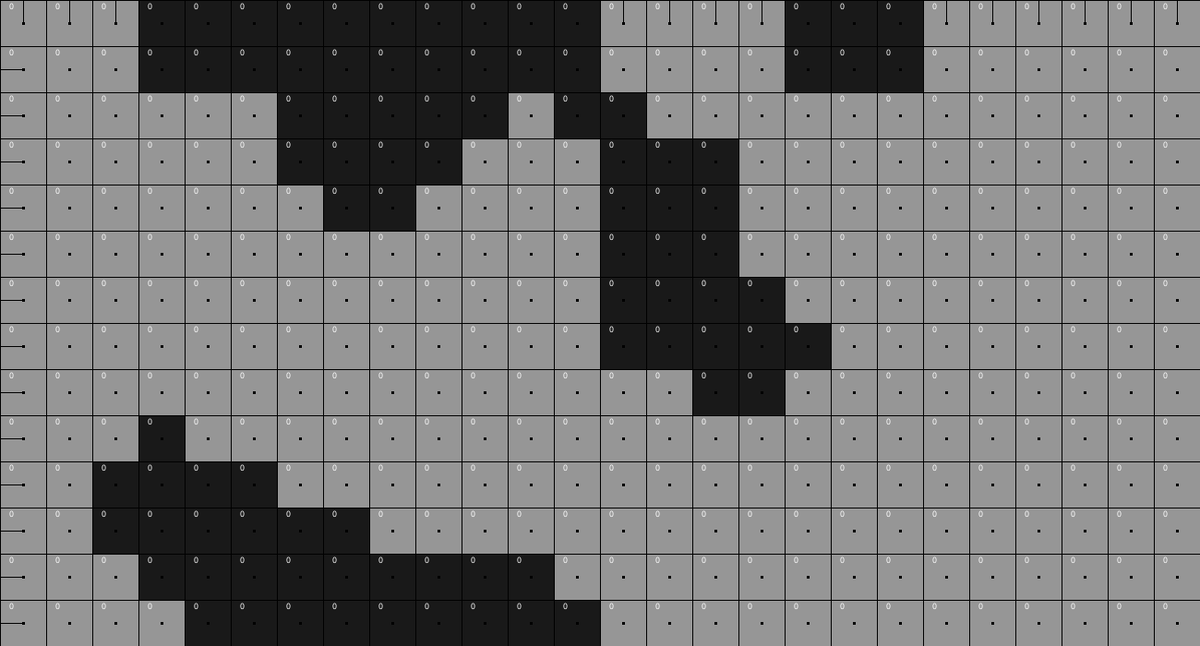
Frame 1 (no input)
Frame 60 (the mouse pressed at the canvas centre just before this capture): identical to frame 1, image omitted
Frame 120 (the mouse held since frame 60 and released just before this capture): identical to frame 1, image omitted

The Processing sketch that drew this single still picture (run headless with seeded random() and noise(); from frame 60 on, the mouse is pressed at the canvas centre):

// Processing sketch: FlowPath
// ── FlowPath.pde
float scale;
float xPan;
float yPan;
float truMouseX;
float truMouseY;
int gridScale;
Grid griddle;
void setup () {
  size(1300, 700);
  gridScale = 50;
  griddle = new Grid(0, 0, 75, 75);
  xPan = width/2;
  yPan = height/2;
  scale = 1;
  noiseDetail(8, .6);
  int x = int(random(2147483647));
  println(x);
  noiseSeed(x);
}

void draw() {
  truMouseX = (mouseX + xPan - width/2)/scale;
  truMouseY = (mouseY + yPan - height/2)/scale;

  background(255);
  pushMatrix();
  translate(-xPan, -yPan);
  translate(width/2, height/2);
  scale(scale);
  background(150);
  griddle.update();
  griddle.display();
  popMatrix();
}

void mouseDragged () {
  xPan += (pmouseX - mouseX);
  yPan += (pmouseY - mouseY);
}

void mouseWheel (MouseEvent event) {
  float scaleAmt = 1 + (.1 * event.getCount());

  scale *= scaleAmt;
  xPan *= scaleAmt;
  yPan *= scaleAmt;
}

void mousePressed () {
  if (mouseButton == 37) {
    griddle.newTarget();
  }
}

// ── Cell.pde
class Cell {
  float noise;
  PVector gridPos, vector;
  int borders, cost;
  String type;
  boolean impassable, target;
  int leastIndex;
  Cell[][] cells;



  Cell(int x_, int y_, float n_) {
    gridPos = new PVector(x_, y_);
    noise = n_;
    impassable = false;
    target = false;
    vector = new PVector(0, 0);
    if (noise > .65 || noise < .35) {
      impassable = true;
    }
  }

  //****************************************************************************************************

  Cell() {
    gridPos = new PVector(-1, -1);
    cost = 65535;
    impassable = true;
    target = false;
    //vector = new PVector(0, 0);
  }

  //***************************************************************************************************

  boolean mouseInside() {
    /*
    boolean ifx = false;
    boolean ify = false;
    if (truMouseX > gridPos.x * gridScale && truMouseX < gridPos.x * gridScale + gridScale) {
      ifx = true;
    }
    if (truMouseY > gridPos.y * gridScale && truMouseY < gridPos.y * gridScale + gridScale) {
      ify = true;
    }
    return ifx && ify;
    */
    return false;
  }

  //****************************************************************************************************

  void display() {
    PVector maus = getMouseGridspace();
    //println(gridPos); 
    if (mouseInside()) {
      println(vector);
    }

    if (impassable /* || cost > 65534*/) {
      fill(25);
    } else if (target) {
      fill(200, 0, 255);
    } else if (type == "open") {
      fill(0, 255, 0);
    } else if (type == "closed") {
      fill(255, 0, 0);
    } else {
      fill(150);
    }
    rect(gridPos.x * gridScale, gridPos.y * gridScale, gridScale, gridScale);
    fill(255);
    textSize(10);
    if (cost < 65535) {
      text(cost, gridPos.x * gridScale + 10, gridPos.y * gridScale + 10);
    } else {
      text("MAX", gridPos.x * gridScale + 10, gridPos.y * gridScale + 10);
    }
    fill(0);
    rect(gridPos.x * gridScale + gridScale/2 - 1, gridPos.y * gridScale + gridScale/2 - 1, 2, 2);
    if (leastIndex != 8) {
      line(gridPos.x * gridScale + gridScale/2, gridPos.y * gridScale + gridScale/2, gridPos.x * gridScale + gridScale/2 + vector.x * 25, gridPos.y * gridScale + gridScale/2 + vector.y * 25);
    }
  }

  //****************************************************************************************************

  PVector getMouseGridspace() {
    int x, y;
    x = int(truMouseX/gridScale);
    y = int(truMouseY/gridScale);
    return new PVector(x, y);
  }

  //**************************************************************************************************

  void setArray(Cell[][] c_) {
    cells = c_;
  }

  //*************************************************************************************************

  boolean exists(int y, int x, Cell[][] cells) {
    boolean ifx, ify;
    ifx = true;
    ify = true;

    if (x < 0) {
      if (x + gridPos.x < 0) {
        ifx = false;
      }
    }
    if (x > 0) {

      if (x + gridPos.x > cells[0].length - 1) {
        ifx = false;
      }
    }

    if (y < 0) {
      if (y + gridPos.y < 0) {
        ify = false;
      }
    }
    if (y > 0) {
      if (y + gridPos.y > cells.length - 1) {
        ify = false;
      }
    }

    return ifx && ify;
  }

  //***************************************************************************************************************************

  void updateNeighbors(Cell[][] cells) {


    if (exists(1, 0, cells)) {
      if (!cells[int(gridPos.y) + 1][int(gridPos.x)].impassable && (cost + 1) < cells[int(gridPos.y) + 1][int(gridPos.x)].cost) {
        cells[int(gridPos.y) + 1][int(gridPos.x)].cost = cost + 1;
        cells[int(gridPos.y) + 1][int(gridPos.x)].type = "open";
      }
    }

    if (exists(-1, 0, cells)) {
      if (!cells[int(gridPos.y) - 1][int(gridPos.x)].impassable && (cost + 1) < cells[int(gridPos.y) - 1][int(gridPos.x)].cost) {
        cells[int(gridPos.y) - 1][int(gridPos.x)].cost = cost + 1;
        cells[int(gridPos.y) - 1][int(gridPos.x)].type = "open";
      }
    }

    if (exists(0, 1, cells)) {
      if (!cells[int(gridPos.y)][int(gridPos.x) + 1].impassable && (cost + 1) < cells[int(gridPos.y)][int(gridPos.x) + 1].cost) {
        cells[int(gridPos.y)][int(gridPos.x) + 1].cost = cost + 1;
        cells[int(gridPos.y)][int(gridPos.x) + 1].type = "open";
      }
    }

    if (exists(0, -1, cells)) {
      if (!cells[int(gridPos.y)][int(gridPos.x) - 1].impassable && (cost + 1) < cells[int(gridPos.y)][int(gridPos.x) - 1].cost) {
        cells[int(gridPos.y)][int(gridPos.x) - 1].cost = cost + 1;
        cells[int(gridPos.y)][int(gridPos.x) - 1].type = "open";
      }
    }
    /*
    if (exists(1, 1, cells)) {
     if (!cells[int(gridPos.y) + 1][int(gridPos.x) + 1].impassable && (cost + 1) < cells[int(gridPos.y) + 1][int(gridPos.x) + 1].cost) {
     cells[int(gridPos.y) + 1][int(gridPos.x) + 1].cost = cost + 1;
     cells[int(gridPos.y) + 1][int(gridPos.x) + 1].type = "open";
     }
     }
     
     if (exists(-1, 1, cells)) {
     if (!cells[int(gridPos.y) - 1][int(gridPos.x) + 1].impassable && (cost + 1) < cells[int(gridPos.y) - 1][int(gridPos.x) + 1].cost) {
     cells[int(gridPos.y) - 1][int(gridPos.x) + 1].cost = cost + 1;
     cells[int(gridPos.y) - 1][int(gridPos.x) + 1].type = "open";
     }
     }
     
     if (exists(1, -1, cells)) {
     if (!cells[int(gridPos.y) + 1][int(gridPos.x) - 1].impassable && (cost + 1) < cells[int(gridPos.y) + 1][int(gridPos.x) - 1].cost) {
     cells[int(gridPos.y) + 1][int(gridPos.x) - 1].cost = cost + 1;
     cells[int(gridPos.y) + 1][int(gridPos.x) - 1].type = "open";
     }
     }
     
     if (exists(-1, -1, cells)) {
     if (!cells[int(gridPos.y) - 1][int(gridPos.x) - 1].impassable && (cost + 1) < cells[int(gridPos.y) - 1][int(gridPos.x) - 1].cost) {
     cells[int(gridPos.y) - 1][int(gridPos.x) - 1].cost = cost + 1;
     cells[int(gridPos.y) - 1][int(gridPos.x) - 1].type = "open";
     }
     }
     */

    type = "closed";
  }

  //***************************************************************************************************************************
  void getVector() {
    Cell[] ops = new Cell[8];
    for (int i = 0; i < 8; i++) {
      ops[i] = new Cell();
    }
    if (exists(1, 0, cells)) {
      //if (cells[int(gridPos.y) + 1][int(gridPos.x)].type == "closed") {
      ops[0] = (cells[int(gridPos.y) + 1][int(gridPos.x)]);
      //}
    } else {
      ops[0] = new Cell();
    }

    if (exists(-1, 0, cells)) {
      //if (cells[int(gridPos.y) - 1][int(gridPos.x)].type == "closed") {
      ops[1] = (cells[int(gridPos.y) - 1][int(gridPos.x)]);
      //}
    } else {
      ops[1] = new Cell();
    }

    if (exists(0, 1, cells)) {
      //if (cells[int(gridPos.y)][int(gridPos.x) + 1].type == "closed") {
      ops[2] = (cells[int(gridPos.y)][int(gridPos.x) + 1]);
      //}
    } else {
      ops[2] = new Cell();
    }

    if (exists(0, -1, cells)) {
      //if (cells[int(gridPos.y)][int(gridPos.x) - 1].type == "closed") {
      ops[3] = (cells[int(gridPos.y)][int(gridPos.x) - 1]);
      // }
    } else {
      ops[3] = new Cell();
    }

    if (exists(1, 1, cells)) {
      //if (cells[int(gridPos.y) + 1][int(gridPos.x) + 1].type == "closed") {
      ops[4] = (cells[int(gridPos.y) + 1][int(gridPos.x) + 1]);
      //}
    } else {
      ops[4] = new Cell();
    }

    if (exists(-1, 1, cells)) {
      //if (cells[int(gridPos.y) - 1][int(gridPos.x) + 1].type == "closed") {
      ops[5] = (cells[int(gridPos.y) - 1][int(gridPos.x) + 1]);
      //}
    } else {
      ops[5] = new Cell();
    }

    if (exists(1, -1, cells)) {
      //if (cells[int(gridPos.y) + 1][int(gridPos.x) - 1].type == "closed") {
      ops[6] = (cells[int(gridPos.y) + 1][int(gridPos.x) - 1]);
      //}
    } else {
      ops[6] = new Cell();
    }

    if (exists(-1, -1, cells)) {
      //if (cells[int(gridPos.y) - 1][int(gridPos.x) - 1].type == "closed") {
      ops[7] = (cells[int(gridPos.y) - 1][int(gridPos.x) - 1]);
      //}
    } else {
      ops[7] = new Cell();
    }
    Cell least = new Cell();
    least.cost = 65536;
    leastIndex = 8;
    for (int i = 0; i < 8; i++) {
      if (ops[i].cost < least.cost && ops[i].cost != cost && !target) {
        least = ops[i];
        leastIndex = i;
      }
    }
    if (mouseInside()) {
      println( leastIndex );
    }


    if (target) {
      leastIndex = 8;
    }
    if (leastIndex == 0) {
      vector = new PVector(0, 1);
    } else if (leastIndex == 1) {
      vector = new PVector(0, -1);
    } else if (leastIndex == 2) {
      vector = new PVector(1, 0);
    } else if (leastIndex == 3) {
      vector = new PVector(-1, 0);
    } else if (leastIndex == 4) {
      vector = new PVector(1, 1);
    } else if (leastIndex == 5) {
      vector = new PVector(1, -1);
    } else if (leastIndex == 6) {
      vector = new PVector(-1, 1);
    } else if (leastIndex == 7) {
      vector = new PVector(-1, -1);
    } else {
      vector = new PVector(0, 0);
    }

    //vector = PVector.sub(least.gridPos, gridPos);
    vector.normalize();
  }

  //***************************************************************************************************************************

  void smooth() {
    borders = 0;
    if (exists(1, 0, cells)) {
      if (cells[int(gridPos.y) + 1][int(gridPos.x)].impassable) {
        borders ++;
      }
    }

    if (exists(-1, 0, cells)) {
      if (cells[int(gridPos.y) - 1][int(gridPos.x)].impassable) {
        borders ++;
      }
    }

    if (exists(0, 1, cells)) {
      if (cells[int(gridPos.y)][int(gridPos.x) + 1].impassable) {
        borders ++;
      }
    }

    if (exists(0, -1, cells)) {
      if (cells[int(gridPos.y)][int(gridPos.x) - 1].impassable) {
        borders ++;
      }
    } 

    if (exists(1, 1, cells)) {
      if (cells[int(gridPos.y) + 1][int(gridPos.x) + 1].impassable) {
        borders ++;
      }
    } 

    if (exists(-1, 1, cells)) {
      if (cells[int(gridPos.y) - 1][int(gridPos.x) + 1].impassable) {
        borders ++;
      }
    }

    if (exists(1, -1, cells)) {
      if (cells[int(gridPos.y) + 1][int(gridPos.x) - 1].impassable) {
        borders ++;
      }
    } 

    if (exists(-1, -1, cells)) {
      if (cells[int(gridPos.y) - 1][int(gridPos.x) - 1].impassable) {
        borders ++;
      }
    }
    if(borders < 3){
      impassable = false;
      clearTarget();
      cost = 0;
    }
  }

  //***************************************************************************************************************************

  void clearTarget() {
    target = false;
    type = "";
    cost = 65535;
  }
}

// ── Grid.pde
class Grid {
  Cell[][] Cells;
  int gridWidth, gridHeight;
  float xPos, yPos;



  Grid(float x_, float y_, int gw_, int gh_) {
    Cells = new Cell[gh_][gw_];
    gridWidth = gw_;
    gridHeight = gh_;
    xPos = x_;
    yPos = y_;
    for (int i = 0; i < gridHeight; i++) {
      Cell[] tempCells = new Cell[gridWidth];
      for (int j = 0; j < gridWidth; j++) {
        tempCells[j] = new Cell(j, i, noise(i * .07, j * .07));
      }
      Cells[i] = tempCells;
    }
    for (int i = 0; i < gridHeight; i++) {
      for (int j = 0; j < gridWidth; j++) {   
        Cells[i][j].setArray(Cells);
      }
    }
    for (int i = 0; i < 20; i++) {
      smoothImpassables();
    }
  }

  //*******************************************************************************************************

  PVector getMouseGridspace() {
    int x, y;
    x = int(truMouseX/gridScale);
    y = int(truMouseY/gridScale);
    return new PVector(x, y);
  }

  //*******************************************************************************************************

  void display() {
    for (int i = 0; i < gridWidth; i++) {
      line(xPos + gridScale * i, yPos, xPos + gridScale * i, yPos + gridHeight * gridScale);
    }

    for (int i = 0; i < gridHeight; i++) {
      line(xPos, yPos + gridScale * i, xPos + gridWidth * gridScale, yPos + gridScale * i);
    }

    for (int i = 0; i < gridHeight; i++) {
      for (int j = 0; j < gridWidth; j++) {   
        Cells[i][j].display();
      }
    }
  }

  //*******************************************************************************************************

  void smoothImpassables() {
    for (int i = 0; i < gridHeight; i++) {
      for (int j = 0; j < gridWidth; j++) {
        if (Cells[i][j].impassable) {
          Cells[i][j].smooth();
        }
      }
    }
  }

  //*******************************************************************************************************

  void newTarget() {
    PVector maus = getMouseGridspace();
    if (maus.x < 0) {
      maus.x = 0;
    } else if (maus.x > gridWidth - 1) {
      maus.x = gridWidth - 1;
    }
    if (maus.y < 0) {
      maus.y = 0;
    } else if (maus.y > gridWidth - 1) {
      maus.y = gridWidth - 1;
    }
    if (!Cells[int(maus.y)][int(maus.x)].impassable) {

      for (int i = 0; i < gridHeight; i++) {
        for (int j = 0; j < gridWidth; j++) {   
          Cells[i][j].clearTarget();
        }
      }

      Cells[int(maus.y)][int(maus.x)].target = true;
      Cells[int(maus.y)][int(maus.x)].type = "open";
      Cells[int(maus.y)][int(maus.x)].cost = 0;
      Cells[int(maus.y)][int(maus.x)].updateNeighbors(Cells);
      
      for (int i = 0; i < ((gridWidth + gridHeight)/2) * 2; i++) {
        update(); 
      }
    }
  }

  //*******************************************************************************************************

  void update() {



    for (int i = 0; i < gridHeight; i++) {
      for (int j = 0; j < gridWidth; j++) {   
        if (Cells[i][j].type == "open") {
          Cells[i][j].updateNeighbors(Cells);
        }
      }
    }

    for (int i = 0; i < gridHeight; i++) {
      for (int j = 0; j < gridWidth; j++) {   
        if (!Cells[i][j].impassable) {
          Cells[i][j].getVector();
        }
      }
    }
  }
}
